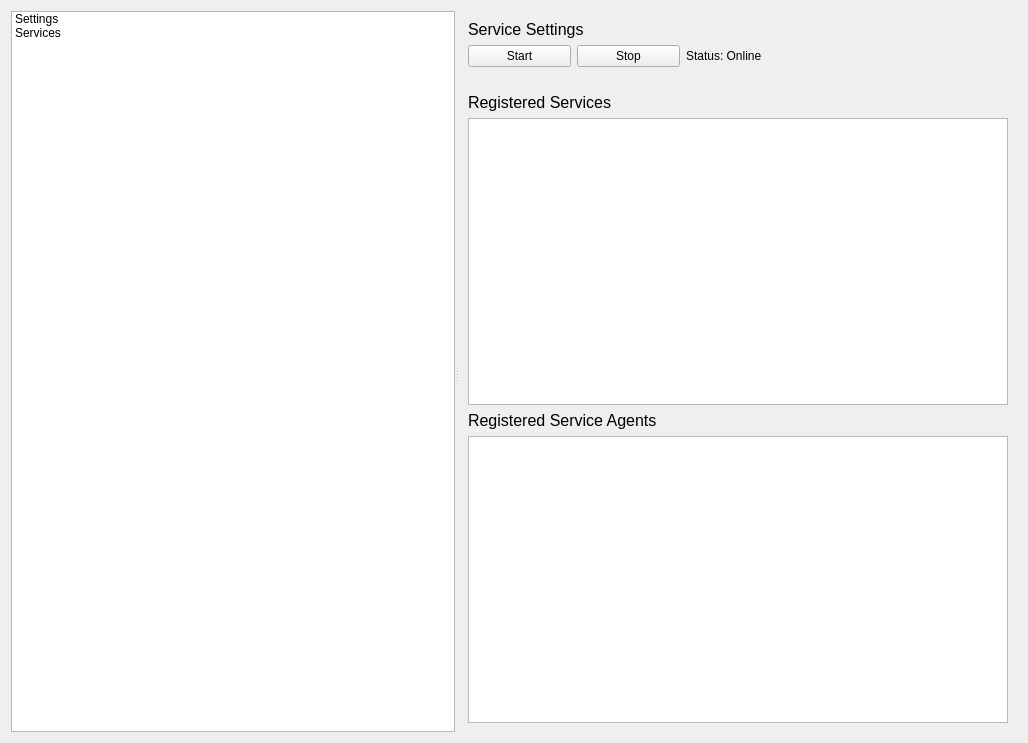
<?xml version="1.0" encoding="UTF-8"?>
<ui version="4.0">
 <class>Form</class>
 <widget class="QWidget" name="Form">
  <property name="geometry">
   <rect>
    <x>0</x>
    <y>0</y>
    <width>1028</width>
    <height>743</height>
   </rect>
  </property>
  <property name="windowTitle">
   <string>Form</string>
  </property>
  <layout class="QGridLayout" name="gridLayout">
   <item row="0" column="0">
    <widget class="QSplitter" name="splitter">
     <property name="orientation">
      <enum>Qt::Horizontal</enum>
     </property>
     <widget class="QListWidget" name="listWidget">
      <item>
       <property name="text">
        <string>Settings</string>
       </property>
      </item>
      <item>
       <property name="text">
        <string>Services</string>
       </property>
      </item>
     </widget>
     <widget class="QStackedWidget" name="stackedWidget">
      <property name="currentIndex">
       <number>1</number>
      </property>
      <widget class="QWidget" name="SettingsPage"/>
      <widget class="QWidget" name="ServicePage">
       <layout class="QGridLayout" name="gridLayout_2">
        <item row="2" column="0">
         <spacer name="horizontalSpacer">
          <property name="orientation">
           <enum>Qt::Horizontal</enum>
          </property>
          <property name="sizeHint" stdset="0">
           <size>
            <width>40</width>
            <height>20</height>
           </size>
          </property>
         </spacer>
        </item>
        <item row="2" column="4">
         <spacer name="horizontalSpacer_3">
          <property name="orientation">
           <enum>Qt::Horizontal</enum>
          </property>
          <property name="sizeHint" stdset="0">
           <size>
            <width>40</width>
            <height>20</height>
           </size>
          </property>
         </spacer>
        </item>
        <item row="1" column="0">
         <widget class="QPushButton" name="pushButton">
          <property name="text">
           <string>Start</string>
          </property>
         </widget>
        </item>
        <item row="4" column="0" colspan="5">
         <widget class="QListWidget" name="listWidget_2"/>
        </item>
        <item row="5" column="0" colspan="5">
         <widget class="QLabel" name="label_2">
          <property name="text">
           <string>&lt;html&gt;&lt;head/&gt;&lt;body&gt;&lt;p&gt;&lt;span style=&quot; font-size:12pt;&quot;&gt;Registered Service Agents&lt;/span&gt;&lt;/p&gt;&lt;/body&gt;&lt;/html&gt;</string>
          </property>
         </widget>
        </item>
        <item row="6" column="0" colspan="5">
         <widget class="QListWidget" name="listWidget_3"/>
        </item>
        <item row="2" column="2">
         <spacer name="horizontalSpacer_4">
          <property name="orientation">
           <enum>Qt::Horizontal</enum>
          </property>
          <property name="sizeHint" stdset="0">
           <size>
            <width>40</width>
            <height>20</height>
           </size>
          </property>
         </spacer>
        </item>
        <item row="3" column="0" colspan="5">
         <widget class="QLabel" name="label">
          <property name="text">
           <string>&lt;html&gt;&lt;head/&gt;&lt;body&gt;&lt;p&gt;&lt;span style=&quot; font-size:12pt;&quot;&gt;Registered Services&lt;/span&gt;&lt;/p&gt;&lt;/body&gt;&lt;/html&gt;</string>
          </property>
         </widget>
        </item>
        <item row="2" column="3">
         <spacer name="horizontalSpacer_2">
          <property name="orientation">
           <enum>Qt::Horizontal</enum>
          </property>
          <property name="sizeHint" stdset="0">
           <size>
            <width>40</width>
            <height>20</height>
           </size>
          </property>
         </spacer>
        </item>
        <item row="0" column="0" colspan="5">
         <widget class="QLabel" name="label_3">
          <property name="text">
           <string>&lt;html&gt;&lt;head/&gt;&lt;body&gt;&lt;p&gt;&lt;span style=&quot; font-size:12pt;&quot;&gt;Service Settings&lt;/span&gt;&lt;/p&gt;&lt;/body&gt;&lt;/html&gt;</string>
          </property>
         </widget>
        </item>
        <item row="2" column="1">
         <spacer name="horizontalSpacer_5">
          <property name="orientation">
           <enum>Qt::Horizontal</enum>
          </property>
          <property name="sizeHint" stdset="0">
           <size>
            <width>40</width>
            <height>20</height>
           </size>
          </property>
         </spacer>
        </item>
        <item row="1" column="1">
         <widget class="QPushButton" name="pushButton_2">
          <property name="text">
           <string>Stop</string>
          </property>
         </widget>
        </item>
        <item row="1" column="2" colspan="3">
         <widget class="QLabel" name="label_4">
          <property name="text">
           <string>Status: Online</string>
          </property>
         </widget>
        </item>
       </layout>
      </widget>
     </widget>
    </widget>
   </item>
  </layout>
 </widget>
 <resources/>
 <connections/>
</ui>
